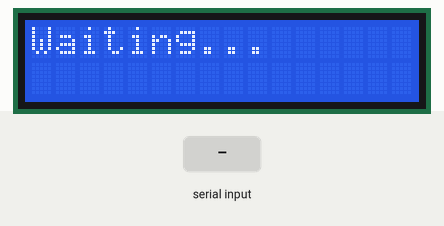
This sketch was run on a simulated Arduino Uno, built with avr-gcc and run on an emulated ATmega328P. Shown: 16×2 character LCD. The inputs (shaded band) are chosen by the test bench.

Above: at 1.2 s.
1.3 s: "1\n" received over Serial
At 2.3 s:
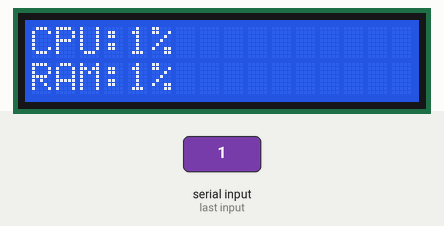
2.8 s: byte 10 ('\n') received over Serial
At 3.3 s:
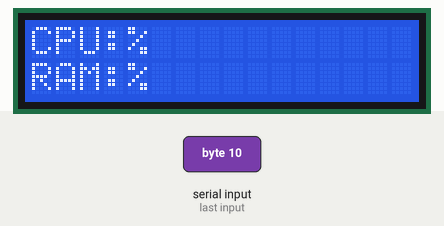
4.3 s: "0\n" received over Serial
At 4.6 s:
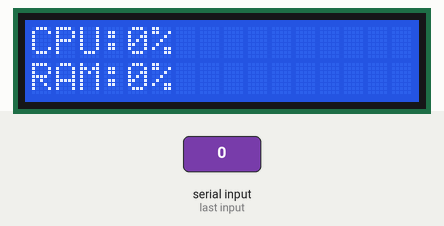
Timing chart, 0 to 7.3 s (numbered marks = the images above; inputs shaded):
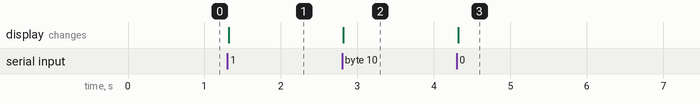

Measured:
- after the input at 1.3 s, the display: changes at once (image 1)
- after the input at 2.8 s, the display: changes at once (image 2)
- after the input at 4.3 s, the display: changes at once (image 3)

The sketch:

lcd_ram_temp.ino
```cpp
#include <Wire.h>
#include <hd44780.h>
#include <hd44780ioClass/hd44780_I2Cexp.h>

hd44780_I2Cexp lcd;

String incoming = "";

void setup()
{
  Serial.begin(9600);

  lcd.begin(16, 2);
  lcd.backlight();

  lcd.print("Waiting...");
}

void loop()
{
  while (Serial.available())
  {
    char c = Serial.read();

    if (c == '\n')
    {
      int split = incoming.indexOf(',');

      String cpu = incoming.substring(0, split);
      String ram = incoming.substring(split + 1);

      lcd.clear();

      lcd.setCursor(0, 0);
      lcd.print("CPU:");
      lcd.print(cpu);
      lcd.print("%");

      lcd.setCursor(0, 1);
      lcd.print("RAM:");
      lcd.print(ram);
      lcd.print("%");

      incoming = "";
    }
    else
    {
      incoming += c;
    }
  }
}
```
